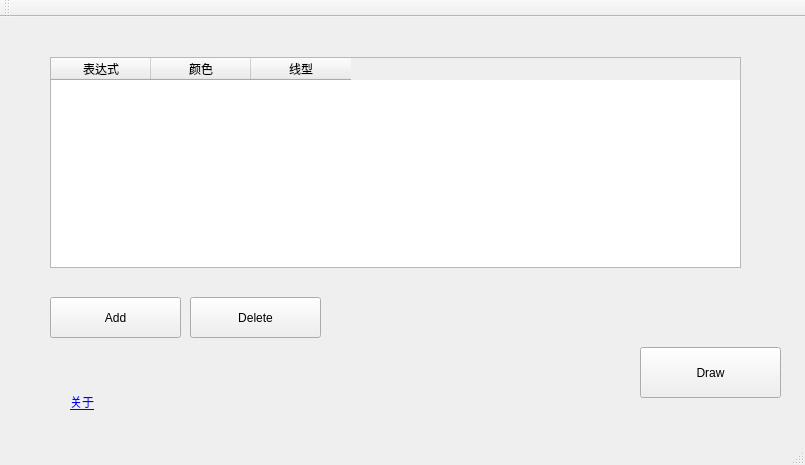
<?xml version="1.0" encoding="UTF-8"?>
<ui version="4.0">
 <class>MainWindow</class>
 <widget class="QMainWindow" name="MainWindow">
  <property name="geometry">
   <rect>
    <x>0</x>
    <y>0</y>
    <width>805</width>
    <height>465</height>
   </rect>
  </property>
  <property name="windowTitle">
   <string>MainWindow</string>
  </property>
  <widget class="QWidget" name="centralWidget">
   <widget class="QPushButton" name="pushButton">
    <property name="geometry">
     <rect>
      <x>50</x>
      <y>280</y>
      <width>131</width>
      <height>41</height>
     </rect>
    </property>
    <property name="text">
     <string>Add</string>
    </property>
   </widget>
   <widget class="QTableWidget" name="tableWidget">
    <property name="geometry">
     <rect>
      <x>50</x>
      <y>40</y>
      <width>691</width>
      <height>211</height>
     </rect>
    </property>
    <column>
     <property name="text">
      <string>表达式</string>
     </property>
    </column>
    <column>
     <property name="text">
      <string>颜色</string>
     </property>
    </column>
    <column>
     <property name="text">
      <string>线型</string>
     </property>
    </column>
   </widget>
   <widget class="QPushButton" name="pushButton_2">
    <property name="geometry">
     <rect>
      <x>640</x>
      <y>330</y>
      <width>141</width>
      <height>51</height>
     </rect>
    </property>
    <property name="text">
     <string>Draw</string>
    </property>
   </widget>
   <widget class="QPushButton" name="pushButton_3">
    <property name="geometry">
     <rect>
      <x>190</x>
      <y>280</y>
      <width>131</width>
      <height>41</height>
     </rect>
    </property>
    <property name="text">
     <string>Delete</string>
    </property>
   </widget>
   <widget class="QLabel" name="label">
    <property name="geometry">
     <rect>
      <x>70</x>
      <y>370</y>
      <width>81</width>
      <height>31</height>
     </rect>
    </property>
    <property name="text">
     <string>&lt;html&gt;&lt;head/&gt;&lt;body&gt;&lt;p&gt;&lt;a href=&quot;http://www.ltfnjust.club/&quot;&gt;&lt;span style=&quot; text-decoration: underline; color:#0000ff;&quot;&gt;关于&lt;/span&gt;&lt;/a&gt;&lt;/p&gt;&lt;/body&gt;&lt;/html&gt;</string>
    </property>
   </widget>
  </widget>
  <widget class="QToolBar" name="mainToolBar">
   <attribute name="toolBarArea">
    <enum>TopToolBarArea</enum>
   </attribute>
   <attribute name="toolBarBreak">
    <bool>true</bool>
   </attribute>
  </widget>
  <widget class="QStatusBar" name="statusBar"/>
  <widget class="QMenuBar" name="menuBar">
   <property name="geometry">
    <rect>
     <x>0</x>
     <y>0</y>
     <width>805</width>
     <height>26</height>
    </rect>
   </property>
  </widget>
 </widget>
 <layoutdefault spacing="6" margin="11"/>
 <resources/>
 <connections/>
</ui>
